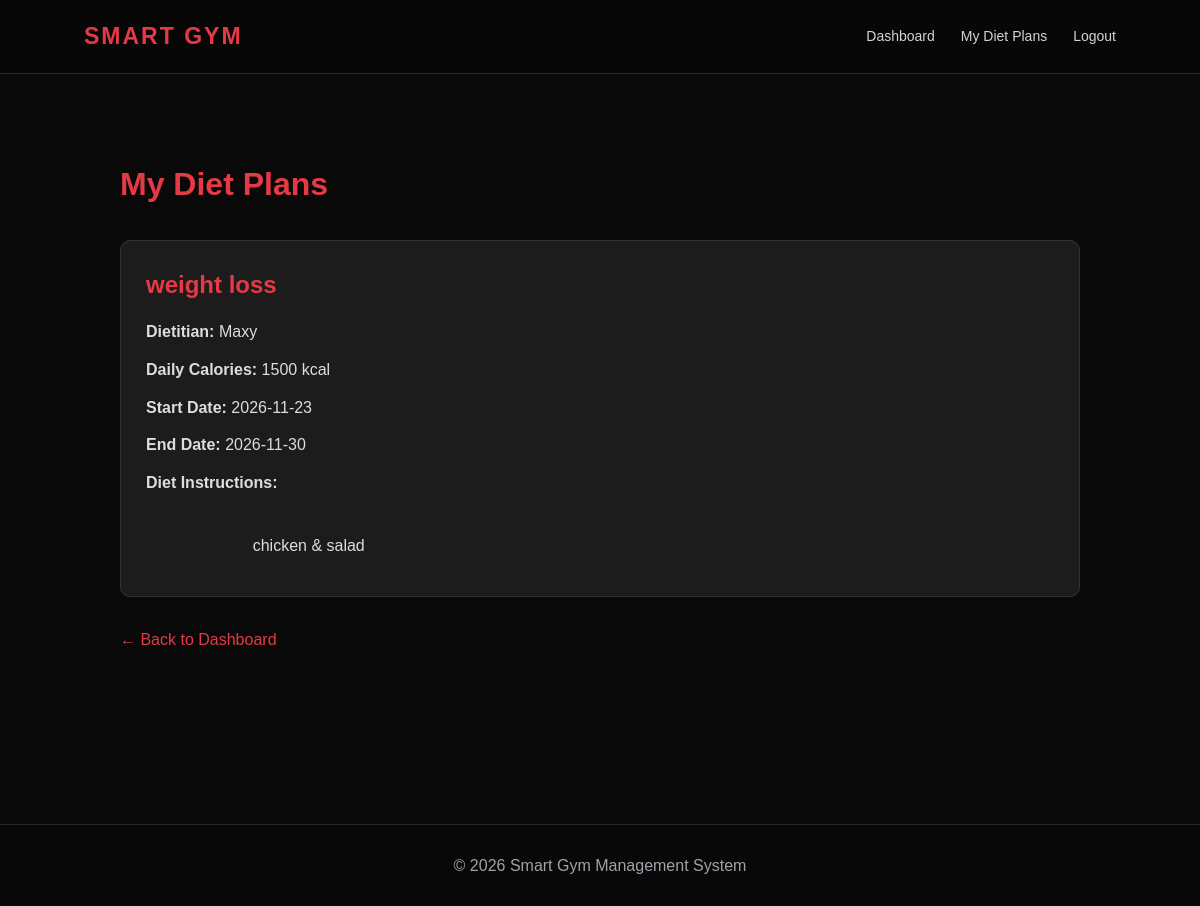
Page /client/diet_plans.php (signed in) on the committed database.
### tables this page shows
CREATE TABLE `diet_plans` (
  `id` int NOT NULL AUTO_INCREMENT,
  `dietitian_id` int NOT NULL,
  `client_id` int NOT NULL,
  `plan_name` varchar(150) NOT NULL,
  `description` text NOT NULL,
  `daily_calories` int DEFAULT NULL,
  `start_date` date NOT NULL,
  `end_date` date NOT NULL,
  `created_at` timestamp NULL DEFAULT CURRENT_TIMESTAMP,
  PRIMARY KEY (`id`),
  KEY `dietitian_id` (`dietitian_id`),
  KEY `client_id` (`client_id`),
  CONSTRAINT `diet_plans_ibfk_1` FOREIGN KEY (`dietitian_id`) REFERENCES `dietitians` (`id`) ON DELETE CASCADE,
  CONSTRAINT `diet_plans_ibfk_2` FOREIGN KEY (`client_id`) REFERENCES `clients` (`id`) ON DELETE CASCADE
);

CREATE TABLE `dietitians` (
  `id` int NOT NULL AUTO_INCREMENT,
  `name` varchar(100) NOT NULL,
  `email` varchar(150) NOT NULL,
  `phone` varchar(15) NOT NULL,
  `password` varchar(255) NOT NULL,
  `created_at` timestamp NULL DEFAULT CURRENT_TIMESTAMP,
  PRIMARY KEY (`id`),
  UNIQUE KEY `email` (`email`)
);

### client/diet_plans.php (the view, shortened to what this page needs)
<?php
require_once "../config/database.php";
$client_id = $_SESSION["client_id"];
$stmt = $conn->prepare(
    "SELECT dp.*, d.name AS dietitian_name
     FROM diet_plans dp
     INNER JOIN dietitians d ON dp.dietitian_id = d.id
     WHERE dp.client_id = ?
     ORDER BY dp.start_date DESC"
);
$stmt->execute([$client_id]);
$plans = $stmt->fetchAll();
?>
<!DOCTYPE html>
<html lang="en">
<head>
    <link rel="stylesheet" href="../assets/css/style.css">
</head>
<body>
<header class="navbar">
    <h2>SMART GYM</h2>
    <nav>
        <a href="dashboard.php">Dashboard</a>
        <a href="diet_plans.php">My Diet Plans</a>
        <a href="logout.php">Logout</a>
    </nav>
</header>
<main class="container">
    <h1>My Diet Plans</h1>
    <?php if (empty($plans)): ?>
        <div class="empty-message">
            No diet plans have been assigned to you yet.
        </div>
    <?php else: ?>
        <div class="plans-grid">
            <?php foreach ($plans as $plan): ?>
                <div class="plan-card">
                    <h2><?= htmlspecialchars($plan["plan_name"]) ?></h2>
                    <p>
                        <strong>Dietitian:</strong>
                        <?= htmlspecialchars($plan["dietitian_name"]) ?>
                    </p>
                    <p>
                        <strong>Daily Calories:</strong>
                        <?= $plan["daily_calories"] !== null
                            ? (int)$plan["daily_calories"] . " kcal"
                            : "Not specified" ?>
                    </p>
                    <p>
                        <strong>Start Date:</strong>
                        <?= htmlspecialchars($plan["start_date"]) ?>
                    </p>
                    <p>
                        <strong>End Date:</strong>
                        <?= htmlspecialchars($plan["end_date"]) ?>
                    </p>
                    <p><strong>Diet Instructions:</strong></p>
                    <p class="description">
                        <?= htmlspecialchars($plan["description"]) ?>
                    </p>
                </div>
            <?php endforeach; ?>
        </div>
    <?php endif; ?>
    <a href="dashboard.php" class="back-link">
        ← Back to Dashboard
    </a>
</main>
<footer>
    <p>&copy; <?= date("Y") ?> Smart Gym Management System</p>
</footer>
</body>
</html>

### assets/css/style.css (style rules this page uses)
:root { --bg: #090909; --surface: #111111; --card: #171717; --card-hover: #202020; --accent: #e63946; --accent-dark: #bd1f2d; --text: #ffffff; --muted: #a1a1aa; --border: #292929; --success: #22c55e; --warning: #f59e0b; --radius: 14px; --shadow: 0 12px 35px rgba(0,0,0,0.3); }
* { margin: 0; padding: 0; box-sizing: border-box; }
html { scroll-behavior: smooth; }
body { font-family: Arial, Helvetica, sans-serif; background: var(--bg); color: var(--text); line-height: 1.6; min-height: 100vh; }
a { color: inherit; }
.navbar { display: flex; justify-content: space-between; align-items: center; padding: 18px 7%; background: rgba(8,8,8,0.94); border-bottom: 1px solid var(--border); position: relative; z-index: 10; backdrop-filter: blur(15px); }
.navbar h2 { color: var(--accent); letter-spacing: 2px; font-size: 23px; font-weight: 800; }
.navbar nav { display: flex; align-items: center; gap: 26px; }
.navbar nav a { color: #d4d4d8; text-decoration: none; font-size: 14px; transition: 0.25s; }
.dashboard-container, .container { width: min(1200px, 90%); margin: 35px auto; }
footer { background: #080808; text-align: center; padding: 28px; color: var(--muted); border-top: 1px solid var(--border); }

### client/diet_plans.php (style rules this page uses)
.container { padding: 50px 5%; min-height: 85vh; }
h1 { color: #e63946; margin-bottom: 30px; }
.plans-grid { display: grid; grid-template-columns: repeat(auto-fit, minmax(280px, 1fr)); gap: 25px; }
.plan-card { background: #1c1c1c; padding: 25px; border-radius: 10px; border: 1px solid #333; }
.plan-card h2 { color: #e63946; margin-bottom: 15px; }
.plan-card p { color: #ddd; margin: 12px 0; line-height: 1.6; overflow-wrap: anywhere; }
.description { white-space: pre-wrap; }
.back-link { display: inline-block; margin-top: 30px; color: #e63946; text-decoration: none; }

### rows in the picture
diet_plans: plan_name "weight loss", dietitian.name "Maxy", daily_calories "1500", start_date "2026-11-23", end_date "2026-11-30", description "chicken & salad"
